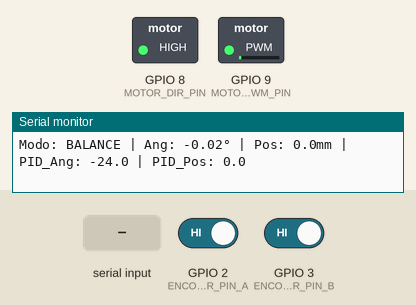
Simulated run of this sketch. Board: ESP32-S3. On the bench: switched loads named in the sketch (green lamp = pin HIGH), the last lines printed to the serial monitor. The inputs (shaded band) are chosen by the test bench; at power-on: GPIO 2 (ENCODER_PIN_A) HIGH, GPIO 3 (ENCODER_PIN_B) HIGH. Random numbers use the default seed unless the sketch sets one.

Above: at 1.2 s.
1.3 s: "p 90 45 200\n" received over Serial
At 2.5 s:
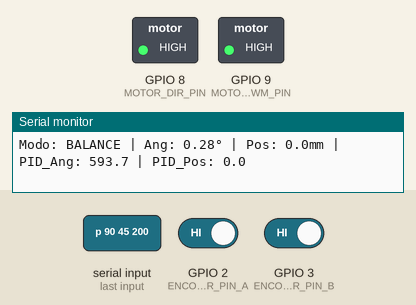
3.0 s: "r\n" received over Serial
At 3.45 s:
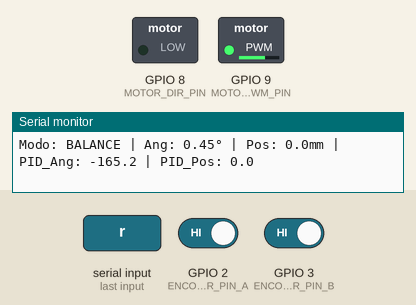
At 4.51 s:
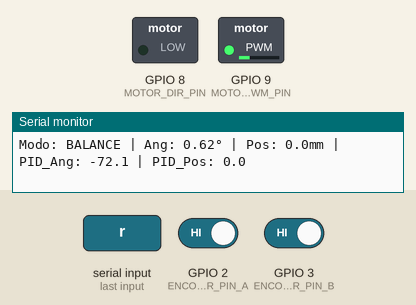
6.0 s: "r\n" received over Serial
9.0 s: "1\n" received over Serial
Timing chart, 0 to 13.0 s (numbered marks = the images above; inputs shaded):
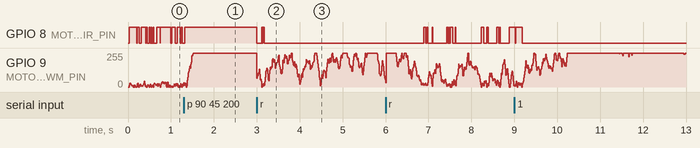

Measured:
- after the input at 3.0 s, GPIO 8 (MOTOR_DIR_PIN): goes LOW 0.11 s, HIGH 0.01 s, LOW 0.02 s, HIGH 0.03 s, then LOW, starting at once

The sketch:

Pendulo.ino
```cpp
/*
 * Ejemplo de uso de la biblioteca PIDController para control de péndulo invertido
 *
 * Este ejemplo demuestra cómo usar los tres tipos de controladores PID
 * implementados en la biblioteca para controlar un péndulo invertido.
 */

#include "PIDController.h"

// Pines del ESP32
const int ENCODER_PIN_A = 2;
const int ENCODER_PIN_B = 3;
const int MOTOR_PWM_PIN = 9;
const int MOTOR_DIR_PIN = 8;
const int ACCEL_SDA = 21;
const int ACCEL_SCL = 22;

// Variables del sistema
volatile long encoder_position = 0;
double angle = 0.0;  // Ángulo del péndulo (grados)
double position = 0.0;  // Posición del carro (mm)
double setpoint_angle = 0.0;  // Referencia de ángulo (péndulo vertical)
double setpoint_position = 0.0;  // Referencia de posición del carro

// Controladores PID
PIDController pidAngle(50.0, 0.1, 5.0, 0.01, PID_FILTERED, 5);  // Control de ángulo
PIDController pidPosition(2.0, 0.05, 0.1, 0.01, PID_BASIC);      // Control de posición

// Variables de tiempo
unsigned long lastTime = 0;
const unsigned long sampleTime = 10;  // 10ms = 100Hz

// Modo de operación
enum ControlMode {
    BALANCE_ONLY,     // Solo balancear el péndulo
    BALANCE_POSITION  // Balancear y controlar posición
};
ControlMode currentMode = BALANCE_ONLY;

void setup() {
    Serial.begin(115200);
    Serial.println("=== Control PID Péndulo Invertido ===");

    // Configurar pines
    pinMode(ENCODER_PIN_A, INPUT_PULLUP);
    pinMode(ENCODER_PIN_B, INPUT_PULLUP);
    pinMode(MOTOR_PWM_PIN, OUTPUT);
    pinMode(MOTOR_DIR_PIN, OUTPUT);

    // Configurar interrupciones del encoder
    attachInterrupt(digitalPinToInterrupt(ENCODER_PIN_A), encoderISR, CHANGE);
    attachInterrupt(digitalPinToInterrupt(ENCODER_PIN_B), encoderISR, CHANGE);

    // Inicializar controladores PID
    pidAngle.begin(0.0);
    pidPosition.begin(0.0);

    // Configurar I2C para acelerómetro (simulado en este ejemplo)
    // Wire.begin(ACCEL_SDA, ACCEL_SCL);

    Serial.println("Sistema inicializado. Comandos disponibles:");
    Serial.println("1 - Modo solo balance");
    Serial.println("2 - Modo balance + posición");
    Serial.println("r - Reset controladores");
    Serial.println("p [kp] [ki] [kd] - Ajustar PID ángulo");
    Serial.println("pos [kp] [ki] [kd] - Ajustar PID posición");
    Serial.println("set [pos] - Cambiar setpoint posición");

    lastTime = millis();
}

void loop() {
    unsigned long now = millis();

    // Control a frecuencia fija
    if(now - lastTime >= sampleTime) {
        // Leer sensores
        readSensors();

        // Ejecutar control PID
        controlLoop();

        // Enviar comando al motor
        updateMotor();

        // Mostrar datos cada 100ms
        static unsigned long printTime = 0;
        if(now - printTime >= 100) {
            printStatus();
            printTime = now;
        }

        lastTime = now;
    }

    // Procesar comandos serie
    processSerialCommands();
}

void readSensors() {
    // Leer posición del encoder (simulado)
    // En implementación real, convertir pulsos a mm
    position = encoder_position * 0.1;  // Ejemplo: 0.1mm por pulso

    // Leer ángulo del acelerómetro/giroscopio (simulado)
    // En implementación real, usar IMU para obtener ángulo
    angle = readIMUAngle();  // Función que implementarías según tu IMU
}

double readIMUAngle() {
    // SIMULACIÓN - En implementación real, leer IMU
    // Retorna ángulo en grados (-180 a +180)
    // 0 grados = péndulo vertical hacia arriba

    // Para pruebas, generar un ángulo con algo de ruido
    static double simAngle = 0.0;
    simAngle += (random(-100, 100) / 1000.0);  // Pequeña deriva
    simAngle = constrain(simAngle, -30, 30);   // Limitar rango

    return simAngle;
}

void controlLoop() {
    double motorOutput = 0.0;

    switch(currentMode) {
        case BALANCE_ONLY:
            // Solo control de ángulo
            motorOutput = pidAngle.compute(setpoint_angle, angle);
            break;

        case BALANCE_POSITION:
            // Control cascada: posición -> ángulo -> motor
            double angleReference = pidPosition.compute(setpoint_position, position);
            angleReference = constrain(angleReference, -15.0, 15.0);  // Limitar referencia
            motorOutput = pidAngle.compute(angleReference, angle);
            break;
    }

    // Limitar salida del motor
    motorOutput = constrain(motorOutput, -255, 255);

    // Aplicar zona muerta para evitar ruido
    if(abs(motorOutput) < 5) {
        motorOutput = 0;
    }

    // Guardar para envío al motor
    setMotorOutput(motorOutput);
}

void setMotorOutput(double output) {
    // Determinar dirección
    if(output >= 0) {
        digitalWrite(MOTOR_DIR_PIN, HIGH);
    } else {
        digitalWrite(MOTOR_DIR_PIN, LOW);
        output = -output;
    }

    // Aplicar PWM
    analogWrite(MOTOR_PWM_PIN, (int)output);
}

void updateMotor() {
    // Esta función se llama desde controlLoop()
    // La salida ya fue aplicada en setMotorOutput()
}

void encoderISR() {
    // Lectura del encoder en cuadratura
    static int lastA = HIGH;
    static int lastB = HIGH;

    int currentA = digitalRead(ENCODER_PIN_A);
    int currentB = digitalRead(ENCODER_PIN_B);

    if(lastA == LOW && currentA == HIGH) {
        if(currentB == LOW) {
            encoder_position++;
        } else {
            encoder_position--;
        }
    }

    lastA = currentA;
    lastB = currentB;
}

void printStatus() {
    Serial.print("Modo: ");
    Serial.print(currentMode == BALANCE_ONLY ? "BALANCE" : "BAL+POS");
    Serial.print(" | Ang: ");
    Serial.print(angle, 2);
    Serial.print("° | Pos: ");
    Serial.print(position, 1);
    Serial.print("mm | PID_Ang: ");
    Serial.print(pidAngle.getOutput(), 1);
    Serial.print(" | PID_Pos: ");
    Serial.println(pidPosition.getOutput(), 1);
}

void processSerialCommands() {
    if(!Serial.available()) return;

    String command = Serial.readStringUntil('\n');
    command.trim();

    if(command == "1") {
        currentMode = BALANCE_ONLY;
        Serial.println("Modo: Solo balance");
    }
    else if(command == "2") {
        currentMode = BALANCE_POSITION;
        Serial.println("Modo: Balance + posición");
    }
    else if(command == "r") {
        pidAngle.reset();
        pidPosition.reset();
        Serial.println("Controladores reiniciados");
    }
    else if(command.startsWith("p ")) {
        // Ajustar PID de ángulo: p kp ki kd
        float kp, ki, kd;
        if(sscanf(command.c_str(), "p %f %f %f", &kp, &ki, &kd) == 3) {
            pidAngle.setTunings(kp, ki, kd);
            Serial.printf("PID Ángulo: Kp=%.2f, Ki=%.2f, Kd=%.2f\n", kp, ki, kd);
        }
    }
    else if(command.startsWith("pos ")) {
        // Ajustar PID de posición: pos kp ki kd
        float kp, ki, kd;
        if(sscanf(command.c_str(), "pos %f %f %f", &kp, &ki, &kd) == 3) {
            pidPosition.setTunings(kp, ki, kd);
            Serial.printf("PID Posición: Kp=%.2f, Ki=%.2f, Kd=%.2f\n", kp, ki, kd);
        }
    }
    else if(command.startsWith("set ")) {
        // Cambiar setpoint de posición: set posicion
        float pos;
        if(sscanf(command.c_str(), "set %f", &pos) == 1) {
            setpoint_position = pos;
            Serial.printf("Setpoint posición: %.1f mm\n", pos);
        }
    }
}
```

PID.cpp
```cpp
#include "PIDController.h"

PIDController::PIDController(double kp, double ki, double kd, double sample_time,
                           PIDType type, int filter_factor)
    : Kp(kp), Ki(ki), Kd(kd), dt(sample_time), pidType(type), N(filter_factor) {

    // Inicializar variables
    previous_error = 0.0;
    integral = 0.0;
    output = 0.0;
    u0 = 0.0;
    initialized = false;

    // Inicializar arrays
    for(int i = 0; i < 3; i++) {
        error[i] = 0.0;
    }

    // Variables del filtro
    d0 = d1 = fd0 = fd1 = 0.0;

    // Validar parámetros
    if(dt <= 0.0) dt = 0.01; // Valor por defecto de 10ms
    if(N < 3) N = 3;
    if(N > 10) N = 10;

    initializeCoefficients();
}

void PIDController::begin(double initial_output) {
    u0 = initial_output;
    output = initial_output;
    reset();
    initialized = true;
}

double PIDController::compute(double setpoint, double measured_value) {
    if(!initialized) {
        begin();
    }

    double current_error = setpoint - measured_value;

    switch(pidType) {
        case PID_BASIC:
            output = computeBasicPID(current_error);
            break;
        case PID_IIR:
            output = computeIIRPID(current_error);
            break;
        case PID_FILTERED:
            output = computeFilteredPID(current_error);
            break;
    }

    return output;
}

double PIDController::computeBasicPID(double error) {
    // Implementación del pseudocódigo básico
    integral += error * dt;
    double derivative = (error - previous_error) / dt;

    double result = Kp * error + Ki * integral + Kd * derivative;

    previous_error = error;

    return result;
}

double PIDController::computeIIRPID(double current_error) {
    // Desplazar el historial de errores
    error[2] = error[1];
    error[1] = error[0];
    error[0] = current_error;

    // Calcular salida usando coeficientes IIR
    double result = A0 * error[0] + A1 * error[1] + A2 * error[2];

    return result;
}

double PIDController::computeFilteredPID(double current_error) {
    // Desplazar el historial de errores
    error[2] = error[1];
    error[1] = error[0];
    error[0] = current_error;

    // Parte PI
    output += A0 * error[0] + A1 * error[1];

    // Parte derivativa filtrada
    d1 = d0;
    d0 = A0d * error[0] + A1d * error[1] + A2d * error[2];

    fd1 = fd0;
    fd0 = alpha_1 * (d0 + d1) - alpha_2 * fd1;

    return output + fd0;
}

void PIDController::setTunings(double kp, double ki, double kd) {
    Kp = kp;
    Ki = ki;
    Kd = kd;
    initializeCoefficients();
}

void PIDController::setSampleTime(double sample_time) {
    if(sample_time > 0.0) {
        dt = sample_time;
        initializeCoefficients();
    }
}

void PIDController::setPIDType(PIDType type, int filter_factor) {
    pidType = type;
    if(type == PID_FILTERED) {
        N = filter_factor;
        if(N < 3) N = 3;
        if(N > 10) N = 10;
    }
    initializeCoefficients();
    reset();
}

void PIDController::reset() {
    // Limpiar variables del PID básico
    previous_error = 0.0;
    integral = 0.0;

    // Limpiar historial de errores
    for(int i = 0; i < 3; i++) {
        error[i] = 0.0;
    }

    // Limpiar variables del filtro
    d0 = d1 = fd0 = fd1 = 0.0;

    // Reinicializar salida
    output = u0;
}

void PIDController::initializeCoefficients() {
    switch(pidType) {
        case PID_BASIC:
            // No necesita coeficientes especiales
            break;

        case PID_IIR:
            // Coeficientes según ecuación (4.8)
            A0 = Kp + Ki * dt + Kd / dt;
            A1 = -Kp - 2.0 * Kd / dt;
            A2 = Kd / dt;
            break;

        case PID_FILTERED:
            // Coeficientes para la parte PI
            A0 = Kp + Ki * dt;
            A1 = -Kp;

            // Coeficientes para la parte derivativa
            A0d = Kd / dt;
            A1d = -2.0 * Kd / dt;
            A2d = Kd / dt;

            // Parámetros del filtro pasa baja
            if(Kp != 0.0) {
                tau = Kd / (Kp * N);
            } else {
                tau = 0.01; // Valor por defecto para evitar división por cero
            }

            alpha = dt / (2.0 * tau);
            alpha_1 = alpha / (alpha + 1.0);
            alpha_2 = (alpha - 1.0) / (alpha + 1.0);
            break;
    }
}

double PIDController::getOutput() const {
    return output;
}

void PIDController::getTunings(double &kp, double &ki, double &kd) const {
    kp = Kp;
    ki = Ki;
    kd = Kd;
}

double PIDController::getSampleTime() const {
    return dt;
}

PIDType PIDController::getPIDType() const {
    return pidType;
}
```

PIDController.h
```cpp
#ifndef PID_CONTROLLER_H
#define PID_CONTROLLER_H

#include <Arduino.h>

/**
 * @brief Enumeración para los tipos de controlador PID disponibles
 */
enum PIDType {
    PID_BASIC,      // PID básico en tiempo discreto
    PID_IIR,        // PID implementado como filtro IIR
    PID_FILTERED    // PID con filtro pasa baja en el término derivativo
};

/**
 * @brief Clase para implementar controladores PID en tiempo discreto
 *
 * Esta biblioteca implementa tres tipos de controladores PID:
 * 1. PID básico en tiempo discreto
 * 2. PID como filtro IIR
 * 3. PID con filtro pasa baja en el término derivativo
 */
class PIDController {
private:
    // Parámetros del controlador
    double Kp, Ki, Kd;          // Ganancias del controlador
    double dt;                  // Tiempo de muestreo
    PIDType pidType;            // Tipo de controlador

    // Variables para PID básico
    double previous_error;
    double integral;

    // Variables para PID IIR
    double A0, A1, A2;          // Coeficientes del filtro IIR
    double error[3];            // Buffer de errores [0]=actual, [1]=anterior, [2]=anterior-1

    // Variables para PID con filtro
    double A0d, A1d, A2d;       // Coeficientes derivativos
    int N;                      // Factor del filtro (3 <= N <= 10)
    double tau;                 // Constante de tiempo del filtro
    double alpha, alpha_1, alpha_2; // Coeficientes del filtro
    double d0, d1;              // Variables auxiliares derivativo
    double fd0, fd1;            // Variables auxiliares filtro

    // Variables comunes
    double output;              // Salida del controlador
    double u0;                  // Valor inicial del actuador
    bool initialized;           // Estado de inicialización

public:
    /**
     * @brief Constructor de la clase PIDController
     * @param kp Ganancia proporcional
     * @param ki Ganancia integral
     * @param kd Ganancia derivativa
     * @param sample_time Tiempo de muestreo en segundos
     * @param type Tipo de controlador PID (por defecto PID_BASIC)
     * @param filter_factor Factor N para el filtro pasa baja (solo para PID_FILTERED)
     */
    PIDController(double kp, double ki, double kd, double sample_time,
                  PIDType type = PID_BASIC, int filter_factor = 5);

    /**
     * @brief Inicializa el controlador PID
     * @param initial_output Valor inicial del actuador
     */
    void begin(double initial_output = 0.0);

    /**
     * @brief Calcula la salida del controlador PID
     * @param setpoint Valor de referencia
     * @param measured_value Valor medido del proceso
     * @return Salida del controlador
     */
    double compute(double setpoint, double measured_value);

    /**
     * @brief Actualiza los parámetros del controlador
     * @param kp Nueva ganancia proporcional
     * @param ki Nueva ganancia integral
     * @param kd Nueva ganancia derivativa
     */
    void setTunings(double kp, double ki, double kd);

    /**
     * @brief Actualiza el tiempo de muestreo
     * @param sample_time Nuevo tiempo de muestreo en segundos
     */
    void setSampleTime(double sample_time);

    /**
     * @brief Cambia el tipo de controlador PID
     * @param type Nuevo tipo de controlador
     * @param filter_factor Factor N para el filtro (solo para PID_FILTERED)
     */
    void setPIDType(PIDType type, int filter_factor = 5);

    /**
     * @brief Reinicia el controlador (limpia integrales y historiales)
     */
    void reset();

    /**
     * @brief Obtiene la salida actual del controlador
     * @return Salida actual
     */
    double getOutput() const;

    /**
     * @brief Obtiene los parámetros actuales del controlador
     * @param kp Referencia para almacenar Kp
     * @param ki Referencia para almacenar Ki
     * @param kd Referencia para almacenar Kd
     */
    void getTunings(double &kp, double &ki, double &kd) const;

    /**
     * @brief Obtiene el tiempo de muestreo actual
     * @return Tiempo de muestreo en segundos
     */
    double getSampleTime() const;

    /**
     * @brief Obtiene el tipo de controlador actual
     * @return Tipo de controlador
     */
    PIDType getPIDType() const;

private:
    /**
     * @brief Inicializa los coeficientes según el tipo de controlador
     */
    void initializeCoefficients();

    /**
     * @brief Implementa el PID básico en tiempo discreto
     * @param error Error actual (setpoint - measured_value)
     * @return Salida del controlador
     */
    double computeBasicPID(double error);

    /**
     * @brief Implementa el PID como filtro IIR
     * @param error Error actual
     * @return Salida del controlador
     */
    double computeIIRPID(double error);

    /**
     * @brief Implementa el PID con filtro pasa baja
     * @param error Error actual
     * @return Salida del controlador
     */
    double computeFilteredPID(double error);
};

#endif // PID_CONTROLLER_H
```
